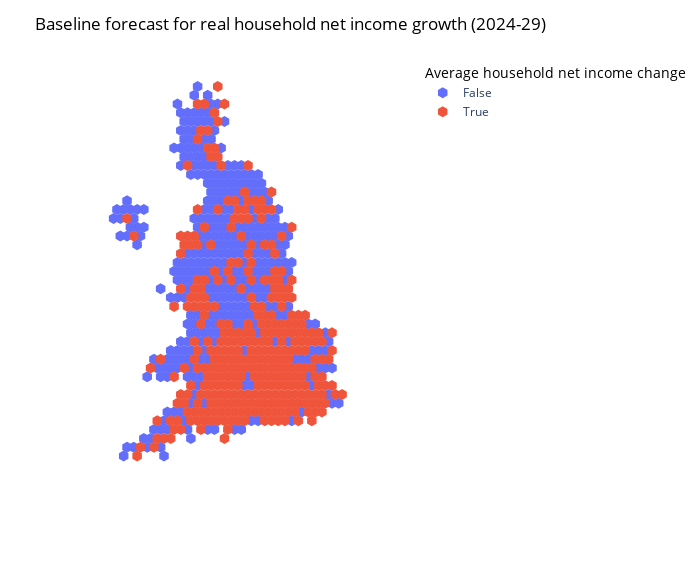

Notebook code cell kept with this figure:
### Code cell
fig = px.scatter(
    df,
    x="x",
    y="y",
    color="Average real change (%)",
    hover_data=["Constituency"]
)

from policyengine_core.charts import *

fig.update_layout(
    xaxis_range=[-5, 45],
    yaxis_range=[-5, 45],
    height=580,
    width=700,
)
# Set zero to white
#fig.update_coloraxes(cmax=-df["Average real change"].min(), cmin=df["Average real change"].min())

# Set marker to hexagon
fig.update_traces(marker=dict(symbol="hexagon", size=11))

fig.update_layout(
    title="Baseline forecast for real household net income growth (2024-29)",
    xaxis_tickvals=[],
    xaxis_title="",
    yaxis_tickvals=[],
    yaxis_title="",
    # No bg
    plot_bgcolor="rgba(0,0,0,0)",
    legend_title="Average household net income change",
    # Set color axis to %
    title_font_color="black",
    legend_title_font_color="black"
)

### Figure 1 — Plotly figure (JSON) as saved in the notebook; plotly's stock layout.template omitted (floating-point values rounded to 4 significant figures; data arrays with more than 128 entries replaced by an {"elided": "..."} marker saying what was removed)
{"data": [{"customdata": {"elided": "325x1 str values"}, "hovertemplate": "Average real change (%)=False<br>x=%{x}<br>y=%{y}<br>Constituency=%{customdata[0]}<extra></extra>", "legendgroup": "False", "marker": {"color": "#636efa", "size": 11, "symbol": "hexagon"}, "mode": "markers", "name": "False", "orientation": "v", "showlegend": true, "type": "scatter", "x": {"elided": "325 float values"}, "xaxis": "x", "y": {"elided": "325 int values"}, "yaxis": "y"}, {"customdata": {"elided": "325x1 str values"}, "hovertemplate": "Average real change (%)=True<br>x=%{x}<br>y=%{y}<br>Constituency=%{customdata[0]}<extra></extra>", "legendgroup": "True", "marker": {"color": "#EF553B", "size": 11, "symbol": "hexagon"}, "mode": "markers", "name": "True", "orientation": "v", "showlegend": true, "type": "scatter", "x": {"elided": "325 float values"}, "xaxis": "x", "y": {"elided": "325 int values"}, "yaxis": "y"}], "layout": {"height": 580, "legend": {"title": {"font": {"color": "black"}, "text": "Average household net income change"}, "tracegroupgap": 0}, "margin": {"t": 60}, "plot_bgcolor": "rgba(0,0,0,0)", "title": {"font": {"color": "black"}, "text": "Baseline forecast for real household net income growth (2024-29)"}, "width": 700, "xaxis": {"anchor": "y", "domain": [0, 1], "range": [-5, 45], "tickvals": [], "title": {"text": ""}}, "yaxis": {"anchor": "x", "domain": [0, 1], "range": [-5, 45], "tickvals": [], "title": {"text": ""}}}}
